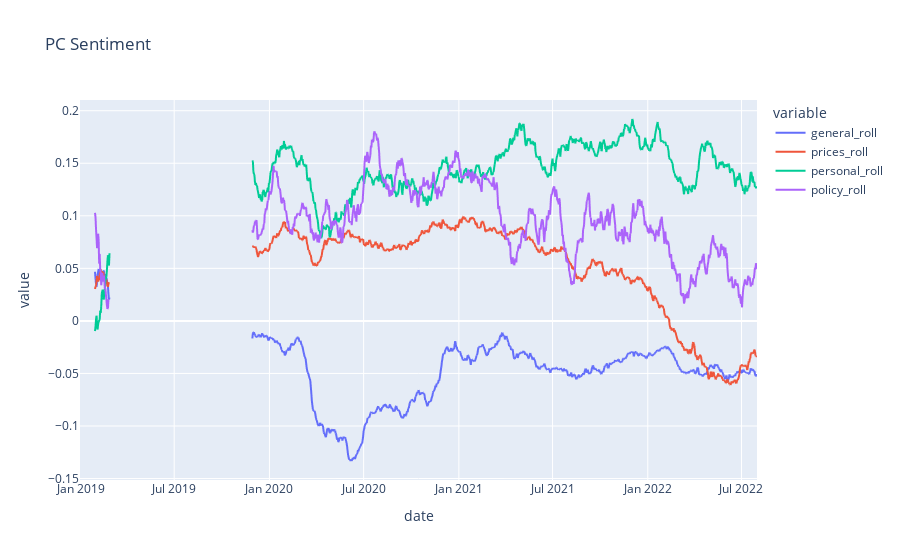

Notebook cell for this chart:
### Code cell
df= pd.read_csv("temp/temp4.csv")

df = df.reset_index()
df_c = df[df['date'].str.contains( "'" )==False ]

df_c['date'] = pd.to_datetime(df_c['date'], format='%Y-%m-%d %H:%M:%S')
df_c = df_c.set_index('date')
agg = df_c.resample('D').mean()

cat_list_roll = []
for cat in category_list:   
    agg[cat +"_roll"] = agg[cat].rolling(30).mean()
    cat_list_roll.append([cat +"_roll"])

print(cat_list_roll)
print(agg.head())

agg.to_csv("temp/wed_export.csv")
import plotly.express as px
fig = px.line(agg, x=agg.index, y=["general_roll","prices_roll","personal_roll","policy_roll"], title='PC Sentiment')
fig.show()

### Figure 1 — Plotly figure (JSON) as saved in the notebook; plotly's stock layout.template omitted (floating-point values rounded to 4 significant figures; data arrays with more than 128 entries replaced by an {"elided": "..."} marker saying what was removed)
{"data": [{"hovertemplate": "variable=general_roll<br>date=%{x}<br>value=%{y}<extra></extra>", "legendgroup": "general_roll", "line": {"color": "#636efa", "dash": "solid"}, "marker": {"symbol": "circle"}, "mode": "lines", "name": "general_roll", "showlegend": true, "type": "scattergl", "x": {"elided": "1309 str values"}, "xaxis": "x", "y": {"elided": "1309 float values"}, "yaxis": "y"}, {"hovertemplate": "variable=prices_roll<br>date=%{x}<br>value=%{y}<extra></extra>", "legendgroup": "prices_roll", "line": {"color": "#EF553B", "dash": "solid"}, "marker": {"symbol": "circle"}, "mode": "lines", "name": "prices_roll", "showlegend": true, "type": "scattergl", "x": {"elided": "1309 str values"}, "xaxis": "x", "y": {"elided": "1309 float values"}, "yaxis": "y"}, {"hovertemplate": "variable=personal_roll<br>date=%{x}<br>value=%{y}<extra></extra>", "legendgroup": "personal_roll", "line": {"color": "#00cc96", "dash": "solid"}, "marker": {"symbol": "circle"}, "mode": "lines", "name": "personal_roll", "showlegend": true, "type": "scattergl", "x": {"elided": "1309 str values"}, "xaxis": "x", "y": {"elided": "1309 float values"}, "yaxis": "y"}, {"hovertemplate": "variable=policy_roll<br>date=%{x}<br>value=%{y}<extra></extra>", "legendgroup": "policy_roll", "line": {"color": "#ab63fa", "dash": "solid"}, "marker": {"symbol": "circle"}, "mode": "lines", "name": "policy_roll", "showlegend": true, "type": "scattergl", "x": {"elided": "1309 str values"}, "xaxis": "x", "y": {"elided": "1309 float values"}, "yaxis": "y"}], "layout": {"legend": {"title": {"text": "variable"}, "tracegroupgap": 0}, "title": {"text": "PC Sentiment"}, "xaxis": {"anchor": "y", "domain": [0, 1], "title": {"text": "date"}}, "yaxis": {"anchor": "x", "domain": [0, 1], "title": {"text": "value"}}}}
